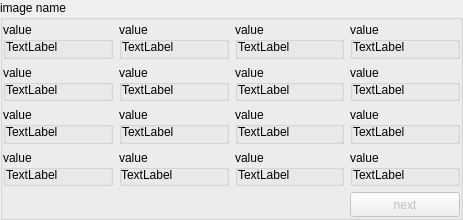
<?xml version="1.0" encoding="UTF-8"?>
<ui version="4.0">
 <class>QtImageRegionStats</class>
 <widget class="QGroupBox" name="QtImageRegionStats">
  <property name="geometry">
   <rect>
    <x>0</x>
    <y>0</y>
    <width>463</width>
    <height>220</height>
   </rect>
  </property>
  <property name="minimumSize">
   <size>
    <width>460</width>
    <height>205</height>
   </size>
  </property>
  <property name="maximumSize">
   <size>
    <width>16777215</width>
    <height>260</height>
   </size>
  </property>
  <property name="windowTitle">
   <string>GroupBox</string>
  </property>
  <property name="title">
   <string>image name</string>
  </property>
  <layout class="QGridLayout" name="gridLayout">
   <property name="leftMargin">
    <number>0</number>
   </property>
   <property name="topMargin">
    <number>2</number>
   </property>
   <property name="rightMargin">
    <number>0</number>
   </property>
   <property name="bottomMargin">
    <number>0</number>
   </property>
   <item row="0" column="0">
    <widget class="QGroupBox" name="box11">
     <property name="sizePolicy">
      <sizepolicy hsizetype="Preferred" vsizetype="Minimum">
       <horstretch>0</horstretch>
       <verstretch>0</verstretch>
      </sizepolicy>
     </property>
     <property name="minimumSize">
      <size>
       <width>105</width>
       <height>0</height>
      </size>
     </property>
     <property name="title">
      <string>value</string>
     </property>
     <property name="flat">
      <bool>true</bool>
     </property>
     <widget class="QLabel" name="text11">
      <property name="geometry">
       <rect>
        <x>3</x>
        <y>15</y>
        <width>105</width>
        <height>20</height>
       </rect>
      </property>
      <property name="sizePolicy">
       <sizepolicy hsizetype="Preferred" vsizetype="Minimum">
        <horstretch>0</horstretch>
        <verstretch>0</verstretch>
       </sizepolicy>
      </property>
      <property name="text">
       <string>TextLabel</string>
      </property>
     </widget>
    </widget>
   </item>
   <item row="0" column="1">
    <widget class="QGroupBox" name="box12">
     <property name="sizePolicy">
      <sizepolicy hsizetype="Preferred" vsizetype="Minimum">
       <horstretch>0</horstretch>
       <verstretch>0</verstretch>
      </sizepolicy>
     </property>
     <property name="minimumSize">
      <size>
       <width>105</width>
       <height>0</height>
      </size>
     </property>
     <property name="title">
      <string>value</string>
     </property>
     <property name="flat">
      <bool>true</bool>
     </property>
     <widget class="QLabel" name="text12">
      <property name="geometry">
       <rect>
        <x>3</x>
        <y>15</y>
        <width>105</width>
        <height>20</height>
       </rect>
      </property>
      <property name="sizePolicy">
       <sizepolicy hsizetype="Preferred" vsizetype="Minimum">
        <horstretch>0</horstretch>
        <verstretch>0</verstretch>
       </sizepolicy>
      </property>
      <property name="text">
       <string>TextLabel</string>
      </property>
     </widget>
    </widget>
   </item>
   <item row="0" column="2">
    <widget class="QGroupBox" name="box13">
     <property name="sizePolicy">
      <sizepolicy hsizetype="Preferred" vsizetype="Minimum">
       <horstretch>0</horstretch>
       <verstretch>0</verstretch>
      </sizepolicy>
     </property>
     <property name="minimumSize">
      <size>
       <width>105</width>
       <height>0</height>
      </size>
     </property>
     <property name="title">
      <string>value</string>
     </property>
     <property name="flat">
      <bool>true</bool>
     </property>
     <widget class="QLabel" name="text13">
      <property name="geometry">
       <rect>
        <x>3</x>
        <y>15</y>
        <width>105</width>
        <height>20</height>
       </rect>
      </property>
      <property name="sizePolicy">
       <sizepolicy hsizetype="Preferred" vsizetype="Minimum">
        <horstretch>0</horstretch>
        <verstretch>0</verstretch>
       </sizepolicy>
      </property>
      <property name="text">
       <string>TextLabel</string>
      </property>
     </widget>
    </widget>
   </item>
   <item row="0" column="3">
    <widget class="QGroupBox" name="box14">
     <property name="sizePolicy">
      <sizepolicy hsizetype="Preferred" vsizetype="Minimum">
       <horstretch>0</horstretch>
       <verstretch>0</verstretch>
      </sizepolicy>
     </property>
     <property name="minimumSize">
      <size>
       <width>105</width>
       <height>0</height>
      </size>
     </property>
     <property name="title">
      <string>value</string>
     </property>
     <property name="flat">
      <bool>true</bool>
     </property>
     <widget class="QLabel" name="text14">
      <property name="geometry">
       <rect>
        <x>3</x>
        <y>15</y>
        <width>105</width>
        <height>20</height>
       </rect>
      </property>
      <property name="sizePolicy">
       <sizepolicy hsizetype="Preferred" vsizetype="Minimum">
        <horstretch>0</horstretch>
        <verstretch>0</verstretch>
       </sizepolicy>
      </property>
      <property name="text">
       <string>TextLabel</string>
      </property>
     </widget>
    </widget>
   </item>
   <item row="1" column="0">
    <widget class="QGroupBox" name="box21">
     <property name="sizePolicy">
      <sizepolicy hsizetype="Preferred" vsizetype="Minimum">
       <horstretch>0</horstretch>
       <verstretch>0</verstretch>
      </sizepolicy>
     </property>
     <property name="minimumSize">
      <size>
       <width>105</width>
       <height>0</height>
      </size>
     </property>
     <property name="title">
      <string>value</string>
     </property>
     <property name="flat">
      <bool>true</bool>
     </property>
     <widget class="QLabel" name="text21">
      <property name="geometry">
       <rect>
        <x>3</x>
        <y>15</y>
        <width>105</width>
        <height>20</height>
       </rect>
      </property>
      <property name="text">
       <string>TextLabel</string>
      </property>
     </widget>
    </widget>
   </item>
   <item row="1" column="1">
    <widget class="QGroupBox" name="box22">
     <property name="sizePolicy">
      <sizepolicy hsizetype="Preferred" vsizetype="Minimum">
       <horstretch>0</horstretch>
       <verstretch>0</verstretch>
      </sizepolicy>
     </property>
     <property name="minimumSize">
      <size>
       <width>105</width>
       <height>0</height>
      </size>
     </property>
     <property name="title">
      <string>value</string>
     </property>
     <property name="flat">
      <bool>true</bool>
     </property>
     <widget class="QLabel" name="text22">
      <property name="geometry">
       <rect>
        <x>3</x>
        <y>15</y>
        <width>105</width>
        <height>20</height>
       </rect>
      </property>
      <property name="sizePolicy">
       <sizepolicy hsizetype="Preferred" vsizetype="Minimum">
        <horstretch>0</horstretch>
        <verstretch>0</verstretch>
       </sizepolicy>
      </property>
      <property name="text">
       <string>TextLabel</string>
      </property>
     </widget>
    </widget>
   </item>
   <item row="1" column="2">
    <widget class="QGroupBox" name="box23">
     <property name="sizePolicy">
      <sizepolicy hsizetype="Preferred" vsizetype="Minimum">
       <horstretch>0</horstretch>
       <verstretch>0</verstretch>
      </sizepolicy>
     </property>
     <property name="minimumSize">
      <size>
       <width>105</width>
       <height>0</height>
      </size>
     </property>
     <property name="title">
      <string>value</string>
     </property>
     <property name="flat">
      <bool>true</bool>
     </property>
     <widget class="QLabel" name="text23">
      <property name="geometry">
       <rect>
        <x>3</x>
        <y>15</y>
        <width>105</width>
        <height>20</height>
       </rect>
      </property>
      <property name="sizePolicy">
       <sizepolicy hsizetype="Preferred" vsizetype="Minimum">
        <horstretch>0</horstretch>
        <verstretch>0</verstretch>
       </sizepolicy>
      </property>
      <property name="text">
       <string>TextLabel</string>
      </property>
     </widget>
    </widget>
   </item>
   <item row="1" column="3">
    <widget class="QGroupBox" name="box24">
     <property name="sizePolicy">
      <sizepolicy hsizetype="Preferred" vsizetype="Minimum">
       <horstretch>0</horstretch>
       <verstretch>0</verstretch>
      </sizepolicy>
     </property>
     <property name="minimumSize">
      <size>
       <width>105</width>
       <height>0</height>
      </size>
     </property>
     <property name="title">
      <string>value</string>
     </property>
     <property name="flat">
      <bool>true</bool>
     </property>
     <widget class="QLabel" name="text24">
      <property name="geometry">
       <rect>
        <x>3</x>
        <y>15</y>
        <width>105</width>
        <height>20</height>
       </rect>
      </property>
      <property name="sizePolicy">
       <sizepolicy hsizetype="Preferred" vsizetype="Minimum">
        <horstretch>0</horstretch>
        <verstretch>0</verstretch>
       </sizepolicy>
      </property>
      <property name="text">
       <string>TextLabel</string>
      </property>
     </widget>
    </widget>
   </item>
   <item row="2" column="0">
    <widget class="QGroupBox" name="box31">
     <property name="sizePolicy">
      <sizepolicy hsizetype="Preferred" vsizetype="Minimum">
       <horstretch>0</horstretch>
       <verstretch>0</verstretch>
      </sizepolicy>
     </property>
     <property name="minimumSize">
      <size>
       <width>105</width>
       <height>0</height>
      </size>
     </property>
     <property name="title">
      <string>value</string>
     </property>
     <property name="flat">
      <bool>true</bool>
     </property>
     <widget class="QLabel" name="text31">
      <property name="geometry">
       <rect>
        <x>3</x>
        <y>15</y>
        <width>105</width>
        <height>20</height>
       </rect>
      </property>
      <property name="sizePolicy">
       <sizepolicy hsizetype="Preferred" vsizetype="Minimum">
        <horstretch>0</horstretch>
        <verstretch>0</verstretch>
       </sizepolicy>
      </property>
      <property name="text">
       <string>TextLabel</string>
      </property>
     </widget>
    </widget>
   </item>
   <item row="2" column="1">
    <widget class="QGroupBox" name="box32">
     <property name="sizePolicy">
      <sizepolicy hsizetype="Preferred" vsizetype="Minimum">
       <horstretch>0</horstretch>
       <verstretch>0</verstretch>
      </sizepolicy>
     </property>
     <property name="minimumSize">
      <size>
       <width>105</width>
       <height>0</height>
      </size>
     </property>
     <property name="title">
      <string>value</string>
     </property>
     <property name="flat">
      <bool>true</bool>
     </property>
     <widget class="QLabel" name="text32">
      <property name="geometry">
       <rect>
        <x>3</x>
        <y>15</y>
        <width>105</width>
        <height>20</height>
       </rect>
      </property>
      <property name="sizePolicy">
       <sizepolicy hsizetype="Preferred" vsizetype="Minimum">
        <horstretch>0</horstretch>
        <verstretch>0</verstretch>
       </sizepolicy>
      </property>
      <property name="text">
       <string>TextLabel</string>
      </property>
     </widget>
    </widget>
   </item>
   <item row="2" column="2">
    <widget class="QGroupBox" name="box33">
     <property name="sizePolicy">
      <sizepolicy hsizetype="Preferred" vsizetype="Minimum">
       <horstretch>0</horstretch>
       <verstretch>0</verstretch>
      </sizepolicy>
     </property>
     <property name="minimumSize">
      <size>
       <width>105</width>
       <height>0</height>
      </size>
     </property>
     <property name="title">
      <string>value</string>
     </property>
     <property name="flat">
      <bool>true</bool>
     </property>
     <widget class="QLabel" name="text33">
      <property name="geometry">
       <rect>
        <x>3</x>
        <y>15</y>
        <width>105</width>
        <height>20</height>
       </rect>
      </property>
      <property name="sizePolicy">
       <sizepolicy hsizetype="Preferred" vsizetype="Minimum">
        <horstretch>0</horstretch>
        <verstretch>0</verstretch>
       </sizepolicy>
      </property>
      <property name="text">
       <string>TextLabel</string>
      </property>
     </widget>
    </widget>
   </item>
   <item row="2" column="3">
    <widget class="QGroupBox" name="box34">
     <property name="sizePolicy">
      <sizepolicy hsizetype="Preferred" vsizetype="Minimum">
       <horstretch>0</horstretch>
       <verstretch>0</verstretch>
      </sizepolicy>
     </property>
     <property name="minimumSize">
      <size>
       <width>105</width>
       <height>0</height>
      </size>
     </property>
     <property name="title">
      <string>value</string>
     </property>
     <property name="flat">
      <bool>true</bool>
     </property>
     <widget class="QLabel" name="text34">
      <property name="geometry">
       <rect>
        <x>3</x>
        <y>15</y>
        <width>105</width>
        <height>20</height>
       </rect>
      </property>
      <property name="sizePolicy">
       <sizepolicy hsizetype="Preferred" vsizetype="Minimum">
        <horstretch>0</horstretch>
        <verstretch>0</verstretch>
       </sizepolicy>
      </property>
      <property name="text">
       <string>TextLabel</string>
      </property>
     </widget>
    </widget>
   </item>
   <item row="3" column="0">
    <widget class="QGroupBox" name="box41">
     <property name="sizePolicy">
      <sizepolicy hsizetype="Preferred" vsizetype="Minimum">
       <horstretch>0</horstretch>
       <verstretch>0</verstretch>
      </sizepolicy>
     </property>
     <property name="minimumSize">
      <size>
       <width>105</width>
       <height>0</height>
      </size>
     </property>
     <property name="title">
      <string>value</string>
     </property>
     <property name="flat">
      <bool>true</bool>
     </property>
     <widget class="QLabel" name="text41">
      <property name="geometry">
       <rect>
        <x>3</x>
        <y>15</y>
        <width>105</width>
        <height>20</height>
       </rect>
      </property>
      <property name="sizePolicy">
       <sizepolicy hsizetype="Preferred" vsizetype="Minimum">
        <horstretch>0</horstretch>
        <verstretch>0</verstretch>
       </sizepolicy>
      </property>
      <property name="text">
       <string>TextLabel</string>
      </property>
     </widget>
    </widget>
   </item>
   <item row="3" column="1">
    <widget class="QGroupBox" name="box42">
     <property name="sizePolicy">
      <sizepolicy hsizetype="Preferred" vsizetype="Minimum">
       <horstretch>0</horstretch>
       <verstretch>0</verstretch>
      </sizepolicy>
     </property>
     <property name="minimumSize">
      <size>
       <width>105</width>
       <height>0</height>
      </size>
     </property>
     <property name="title">
      <string>value</string>
     </property>
     <property name="flat">
      <bool>true</bool>
     </property>
     <widget class="QLabel" name="text42">
      <property name="geometry">
       <rect>
        <x>2</x>
        <y>15</y>
        <width>105</width>
        <height>20</height>
       </rect>
      </property>
      <property name="sizePolicy">
       <sizepolicy hsizetype="Preferred" vsizetype="Minimum">
        <horstretch>0</horstretch>
        <verstretch>0</verstretch>
       </sizepolicy>
      </property>
      <property name="text">
       <string>TextLabel</string>
      </property>
     </widget>
    </widget>
   </item>
   <item row="3" column="2">
    <widget class="QGroupBox" name="box43">
     <property name="sizePolicy">
      <sizepolicy hsizetype="Preferred" vsizetype="Minimum">
       <horstretch>0</horstretch>
       <verstretch>0</verstretch>
      </sizepolicy>
     </property>
     <property name="minimumSize">
      <size>
       <width>105</width>
       <height>0</height>
      </size>
     </property>
     <property name="title">
      <string>value</string>
     </property>
     <property name="flat">
      <bool>true</bool>
     </property>
     <widget class="QLabel" name="text43">
      <property name="geometry">
       <rect>
        <x>3</x>
        <y>15</y>
        <width>105</width>
        <height>20</height>
       </rect>
      </property>
      <property name="sizePolicy">
       <sizepolicy hsizetype="Preferred" vsizetype="Minimum">
        <horstretch>0</horstretch>
        <verstretch>0</verstretch>
       </sizepolicy>
      </property>
      <property name="text">
       <string>TextLabel</string>
      </property>
     </widget>
    </widget>
   </item>
   <item row="3" column="3">
    <widget class="QGroupBox" name="box44">
     <property name="sizePolicy">
      <sizepolicy hsizetype="Preferred" vsizetype="Minimum">
       <horstretch>0</horstretch>
       <verstretch>0</verstretch>
      </sizepolicy>
     </property>
     <property name="minimumSize">
      <size>
       <width>105</width>
       <height>0</height>
      </size>
     </property>
     <property name="title">
      <string>value</string>
     </property>
     <property name="flat">
      <bool>true</bool>
     </property>
     <widget class="QLabel" name="text44">
      <property name="geometry">
       <rect>
        <x>3</x>
        <y>15</y>
        <width>105</width>
        <height>20</height>
       </rect>
      </property>
      <property name="sizePolicy">
       <sizepolicy hsizetype="Preferred" vsizetype="Minimum">
        <horstretch>0</horstretch>
        <verstretch>0</verstretch>
       </sizepolicy>
      </property>
      <property name="text">
       <string>TextLabel</string>
      </property>
     </widget>
    </widget>
   </item>
   <item row="4" column="3">
    <widget class="QPushButton" name="next_button">
     <property name="enabled">
      <bool>false</bool>
     </property>
     <property name="maximumSize">
      <size>
       <width>16777215</width>
       <height>25</height>
      </size>
     </property>
     <property name="text">
      <string>next</string>
     </property>
     <property name="flat">
      <bool>false</bool>
     </property>
    </widget>
   </item>
  </layout>
 </widget>
 <resources/>
 <connections/>
</ui>
